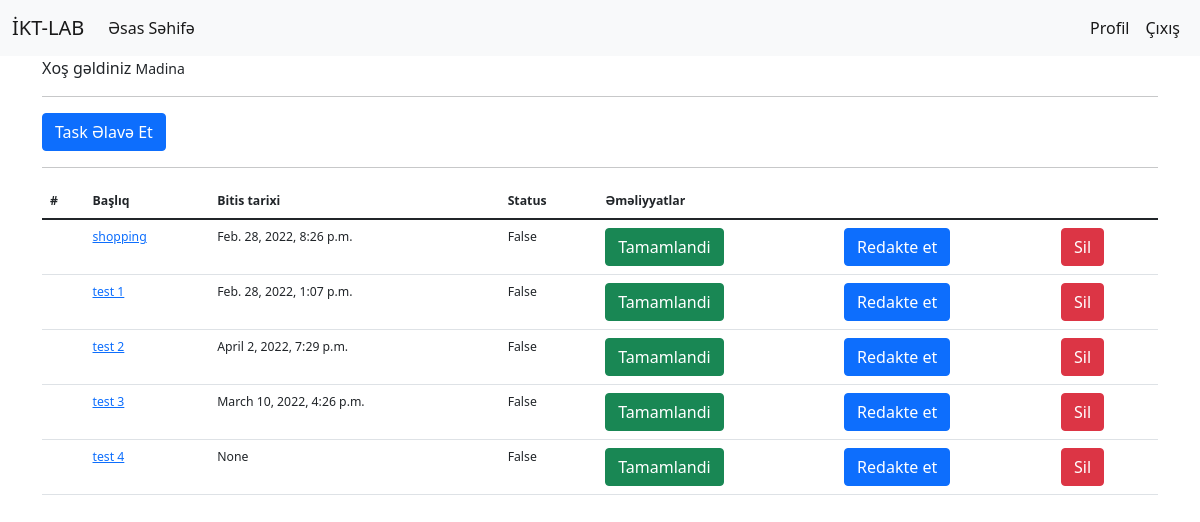
The app's page / (signed in) with its own data.
### to_do_app/models.py (models this page shows, shortened)
class ToDo(models.Model):
    title = models.CharField(max_length=50, verbose_name = 'Başlıq')
    description = models.TextField(max_length=255, verbose_name = 'Məzmun')
    status = models.BooleanField(default = False)
    finishdate = models.DateTimeField(null=True, blank=True, verbose_name = 'son gün')
    user = models.ForeignKey("auth.User" , on_delete=models.CASCADE, verbose_name = 'İstifadəçi')
    class Meta:
        ordering = ['status']

### to_do_app/views.py (the view)
# urls.py: path('', views.index, name="index"),
@login_required(login_url='user:login')
def index(request):
    todos = ToDo.objects.filter(user = request.user)
    context = {
        "todos" :todos,
    }
    return render (request, "index.html", context)

### templates/index.html
{% extends "layout.html" %}
{% block body %}
<p> Xoş gəldiniz <small>{{ request.user.username }}<small></p>
<hr>
<a href="{% url 'to_do_app:add_task'%}" class="btn btn-primary">Task Əlavə Et</a>
<hr>
{% if todos %}
        <table class="table">
            <thead>
            <tr>
                <th scope="col">#</th>
                <th scope="col">Başlıq</th>
                <th scope="col">Bitis tarixi</th>
                <th scope="col">Status</th>
                <th scope="col">Əməliyyatlar</th>
            </tr>
            </thead>
            <tbody>
            {% for todo in todos %}
                <tr>
                    <th scope="row">{{to.id}}</th>
                    <td> <a href="{% url 'to_do_app:detail' todo.id %}">{{todo.title}}</a></td>
                    <td>{{todo.finishdate}}</td>
                    <td>{{todo.status}}</td>
                    <td><a href="{% url 'to_do_app:done' todo.id %}" class="btn btn-success">Tamamlandi</a></td>
                    <td><a href="{% url 'to_do_app:edit' todo.id %}" class="btn btn-primary">Redakte et</a></td>
                    <td><a href="{% url 'to_do_app:delete' todo.id %}" class="btn btn-danger">Sil</a></td>
                </tr>
            {% endfor %}
            </tbody>
        </table>
{% else %}
    <div class="alert alert-danger">
        Hələ ki task qeyd edilməyib
    </div>
{% endif %}
{% endblock body %}

### templates/layout.html (shortened to what this page needs)
<!DOCTYPE html>
<html lang="en">
<head>
    <link href="https://cdn.jsdelivr.net/npm/bootstrap@5.1.3/dist/css/bootstrap.min.css" rel="stylesheet">
</head>
<body>
    {% include "includes/navbar.html" %}
    <div class="container">
        {% block body %}
        {% endblock body %}
    </div>
</body>
</html>

### templates/includes/navbar.html (shortened to what this page needs)
<nav class="navbar navbar-expand-lg navbar-light bg-light">
    <div class="container-fluid">
      <a class="navbar-brand" href="#">İKT-LAB</a>
      <div class="collapse navbar-collapse" id="navbarSupportedContent">
        <ul class="navbar-nav me-auto mb-2 mb-lg-0">
          <li class="nav-item">
            <a class="nav-link active" aria-current="page" href="{% url 'to_do_app:index' %}">Əsas Səhifə</a>
          </li>
        </ul>
        <ul class="navbar-nav ml-auto">
          {% if request.user.is_authenticated %}
          <li class="nav-item">
            <a class="nav-link active" aria-current="page" href="/user/profile">Profil</a>
          </li>
          <li class="nav-item">
            <a class="nav-link active" aria-current="page" href="/user/logout">Çıxış</a>
          </li>
          {% endif %}
        </ul>
       </div>
    </div>
  </nav>

### records on screen
ToDo: title "shopping", finishdate "Feb. 28, 2022, 8:26 p.m.", status "False"
ToDo: title "test 1", finishdate "Feb. 28, 2022, 1:07 p.m.", status "False"
ToDo: title "test 2", finishdate "April 2, 2022, 7:29 p.m.", status "False"
ToDo: title "test 3", finishdate "March 10, 2022, 4:26 p.m.", status "False"
ToDo: title "test 4", finishdate "None", status "False"

### other values on screen
{{ request.user.username }} "Madina"
